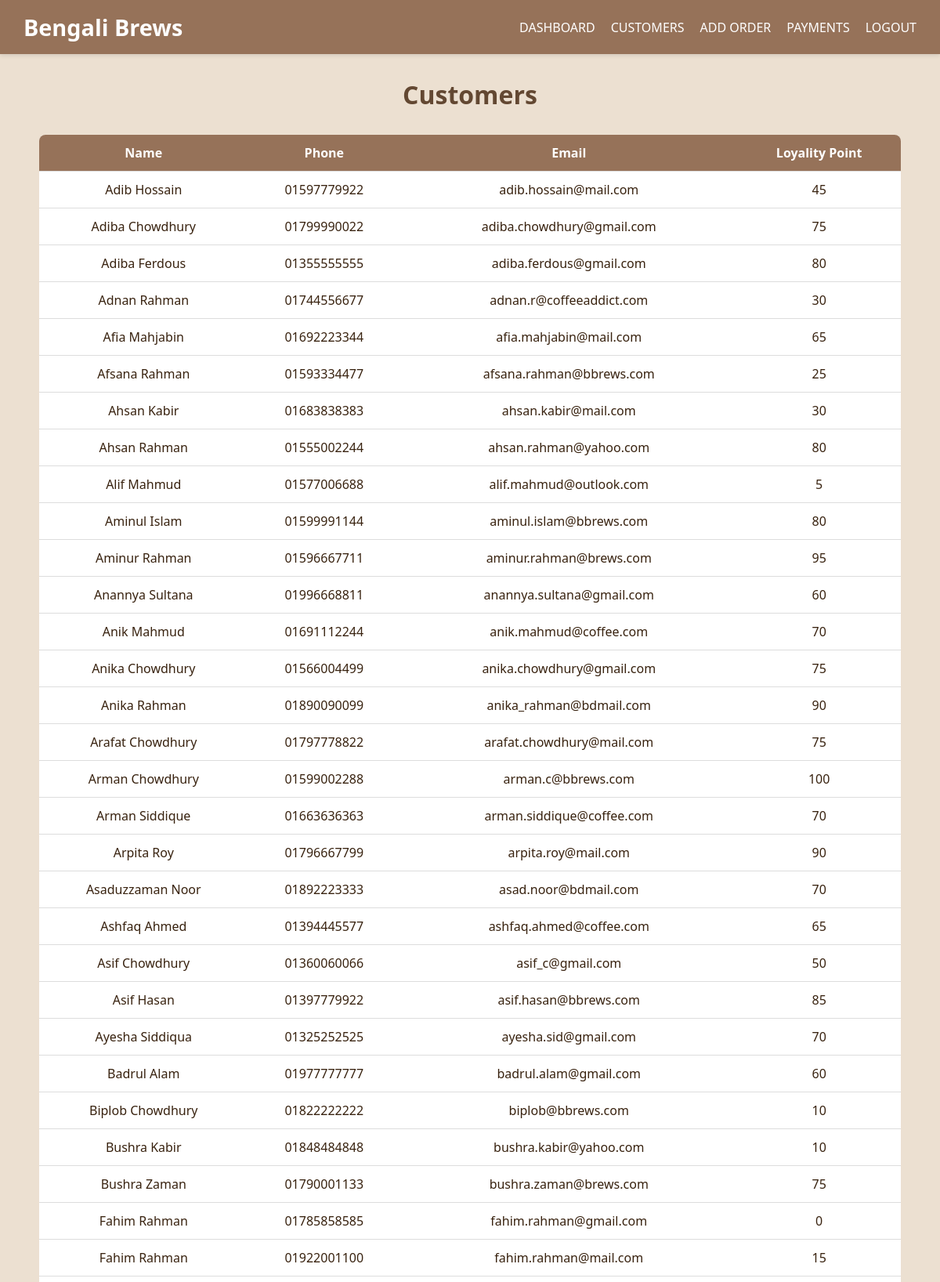
Screenshot of /customers.php (signed in, upper part) with the database file from the repository.
### tables this page shows
CREATE TABLE `customers` (
  `customer_id` int(11) NOT NULL,
  `name` varchar(100) NOT NULL,
  `phone` varchar(15) DEFAULT NULL,
  `email` varchar(100) DEFAULT NULL,
  `loyalty_points` int(11) DEFAULT 0
);

### customers.php (the view, shortened to what this page needs)
<?php
include 'includes/db_connect.php';
$result = mysqli_query($conn, "SELECT name, phone, email, loyalty_points FROM customers ORDER BY name ASC");
include 'includes/header.php';
?>
<h1>Customers</h1>
<table>
    <tr>
        <th>Name</th>
        <th>Phone</th>
        <th>Email</th>
        <th>Loyality Point</th>
    </tr>
<?php
while($row = mysqli_fetch_assoc($result)){
?>
    <tr>
        <td><?php echo htmlspecialchars($row['name']); ?></td>
        <td><?php echo htmlspecialchars($row['phone']); ?></td>
        <td><?php echo htmlspecialchars($row['email']); ?></td>
        <td><?php echo htmlspecialchars($row['loyalty_points']); ?></td>
    </tr>
<?php } ?>
</table>
<?php include 'includes/footer.php'; ?>

### assets/css/style.css (style rules this page uses)
body { font-family: 'Segoe UI', Tahoma, Geneva, Verdana, sans-serif; margin: 0; padding: 0; background-color: #ece0d1; color: #38220f; }
h1, h2, h3, h4 { color: #634832; margin: 10px 0; }
table, .orders-table { width: 100%; border-collapse: collapse; background-color: #fff; border-radius: 8px; margin-top: 20px; overflow: hidden; }
th, td { padding: 12px; text-align: center; border-bottom: 1px solid #ddd; }
th { background-color: #967259; color: #fff; font-weight: 600; }

### rows the page displays
customers: name "Adib Hossain", phone "01597779922", email "adib.hossain@mail.com", loyalty_points "45"
customers: name "Adiba Chowdhury", phone "01799990022", email "adiba.chowdhury@gmail.com", loyalty_points "75"
customers: name "Adiba Ferdous", phone "01355555555", email "adiba.ferdous@gmail.com", loyalty_points "80"
customers: name "Adnan Rahman", phone "01744556677", email "adnan.r@coffeeaddict.com", loyalty_points "30"
customers: name "Afia Mahjabin", phone "01692223344", email "afia.mahjabin@mail.com", loyalty_points "65"
customers: name "Afsana Rahman", phone "01593334477", email "afsana.rahman@bbrews.com", loyalty_points "25"
customers: name "Ahsan Kabir", phone "01683838383", email "ahsan.kabir@mail.com", loyalty_points "30"
customers: name "Ahsan Rahman", phone "01555002244", email "ahsan.rahman@yahoo.com", loyalty_points "80"
customers: name "Alif Mahmud", phone "01577006688", email "alif.mahmud@outlook.com", loyalty_points "5"
customers: name "Aminul Islam", phone "01599991144", email "aminul.islam@bbrews.com", loyalty_points "80"
customers: name "Aminur Rahman", phone "01596667711", email "aminur.rahman@brews.com", loyalty_points "95"
customers: name "Anannya Sultana", phone "01996668811", email "anannya.sultana@gmail.com", loyalty_points "60"
customers: name "Anik Mahmud", phone "01691112244", email "anik.mahmud@coffee.com", loyalty_points "70"
customers: name "Anika Chowdhury", phone "01566004499", email "anika.chowdhury@gmail.com", loyalty_points "75"
customers: name "Anika Rahman", phone "01890090099", email "anika_rahman@bdmail.com", loyalty_points "90"
customers: name "Arafat Chowdhury", phone "01797778822", email "arafat.chowdhury@mail.com", loyalty_points "75"
customers: name "Arman Chowdhury", phone "01599002288", email "arman.c@bbrews.com", loyalty_points "100"
customers: name "Arman Siddique", phone "01663636363", email "arman.siddique@coffee.com", loyalty_points "70"
customers: name "Arpita Roy", phone "01796667799", email "arpita.roy@mail.com", loyalty_points "90"
customers: name "Asaduzzaman Noor", phone "01892223333", email "asad.noor@bdmail.com", loyalty_points "70"
customers: name "Ashfaq Ahmed", phone "01394445577", email "ashfaq.ahmed@coffee.com", loyalty_points "65"
customers: name "Asif Chowdhury", phone "01360060066", email "asif_c@gmail.com", loyalty_points "50"
customers: name "Asif Hasan", phone "01397779922", email "asif.hasan@bbrews.com", loyalty_points "85"
customers: name "Ayesha Siddiqua", phone "01325252525", email "ayesha.sid@gmail.com", loyalty_points "70"
customers: name "Badrul Alam", phone "01977777777", email "badrul.alam@gmail.com", loyalty_points "60"
customers: name "Biplob Chowdhury", phone "01822222222", email "biplob@bbrews.com", loyalty_points "10"
customers: name "Bushra Kabir", phone "01848484848", email "bushra.kabir@yahoo.com", loyalty_points "10"
customers: name "Bushra Zaman", phone "01790001133", email "bushra.zaman@brews.com", loyalty_points "75"
customers: name "Fahim Rahman", phone "01785858585", email "fahim.rahman@gmail.com", loyalty_points "0"
customers: name "Fahim Rahman", phone "01922001100", email "fahim.rahman@mail.com", loyalty_points "15"
